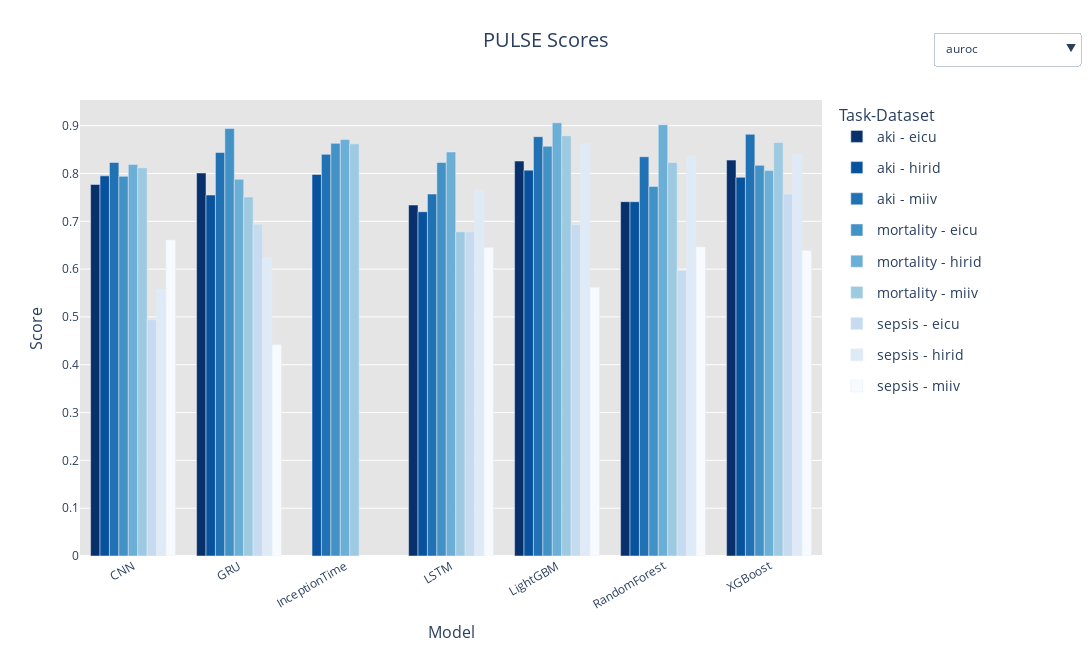

Source (notebook cell):
### Code cell
# Create traces for all (metric, task-dataset) pairs
fig = go.Figure()

initial_metric_index = 0  # Show only the first metric at start

for metric_index, metric in enumerate(metrics):
    metric_df = df.copy()
    for task_dataset in task_datasets:
        sub_df = metric_df[metric_df["Task-Dataset"] == task_dataset]
        y_vals = [
            (
                sub_df[sub_df["Model"] == model][metric].values[0]
                if model in sub_df["Model"].values
                else None
            )
            for model in models
        ]
        # Only show traces for the first metric initially
        visible = metric_index == initial_metric_index
        fig.add_trace(
            go.Bar(
                x=models,
                y=y_vals,
                name=task_dataset,
                marker_color=task_dataset_colors[task_datasets.index(task_dataset)],
                legendgroup=task_dataset,
                visible=visible,
            )
        )

# Create dropdown visibility logic
visibility_map = []
for i in range(len(metrics)):
    vis = [False] * len(metrics) * traces_per_metric
    start = i * traces_per_metric
    vis[start : start + traces_per_metric] = [True] * traces_per_metric
    visibility_map.append(vis)

# Add dropdown menu
fig.update_layout(
    updatemenus=[
        {
            "buttons": [
                {
                    "label": metric,
                    "method": "update",
                    "args": [{"visible": vis}, {"title": f"Benchmarking: {metric}"}],
                }
                for metric, vis in zip(metrics, visibility_map)
            ],
            "direction": "down",
            "showactive": True,
            "x": 1.15,
            "xanchor": "left",
            "y": 1.15,
            "yanchor": "top",
        }
    ],
    barmode="group",
    title=f"PULSE Scores: {metrics[0]}",
    xaxis_title="Model",
    yaxis_title="Score",
    legend_title="Task-Dataset",
    xaxis_tickangle=-30,
    width=1100,
    height=650,
)

# Update layout for better readability
fig.update_layout(
    title_font=dict(size=20),
    xaxis_title_font=dict(size=16),
    yaxis_title_font=dict(size=16),
    legend_title_font=dict(size=16),
    legend_font=dict(size=14),
    xaxis_tickfont=dict(size=12),
    yaxis_tickfont=dict(size=12),
)

# Add hover template for better readability
fig.update_traces(
    hovertemplate="<b>Model:</b> %{x}<br><b>Task-Dataset:</b> %{meta}<br><b>Score:</b> %{y:.2f}<extra></extra>",
    meta=[task_dataset for task_dataset in task_datasets]
)

# Add a title to the figure
fig.update_layout(
    title_text="PULSE Scores",
    title_x=0.5,
    title_y=0.95,
)

# Add a background color
fig.update_layout(
    plot_bgcolor="rgba(0, 0, 0, 0.1)",
    paper_bgcolor="rgba(255, 255, 255, 1.0)",
)



# Save the interactive chart to HTML
pio.write_html(fig, file="benchmark_plot.html", full_html=True, include_plotlyjs="cdn")
fig.show()
